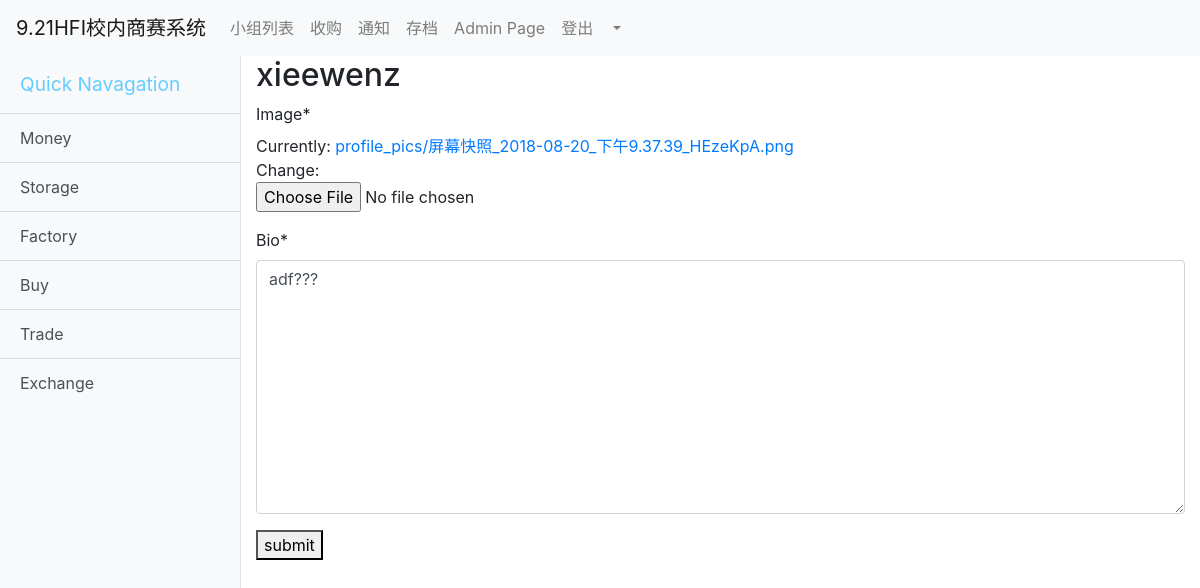
The page /t/ (signed in) on the database as committed earlier.
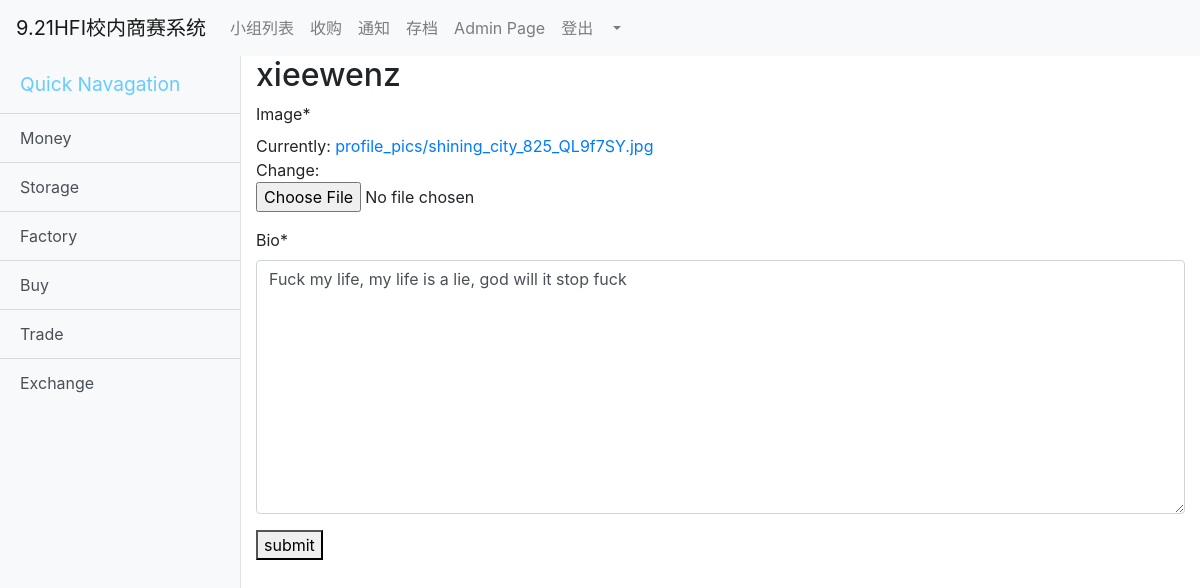
The same page on the database as committed later.
### Users/models.py (models this page shows, shortened)
class Profile(models.Model):
    user = models.OneToOneField(User, on_delete=models.CASCADE)
    image = models.ImageField(default = 'default.jpg', upload_to='profile_pics')
    bio = models.TextField(null=True,blank=False)

### Users/views.py (the view)
# urls.py: path('t/',views.newprofile,name='tprofile')
@login_required
def newprofile(request):
    if request.method == 'POST':
        form = ProfileForm(request.POST,request.FILES,instance=request.user.profile)
        if form.is_valid():
            print(request.FILES)
            form.save()
            return redirect('tprofile')
    else:
        form = ProfileForm(instance=request.user.profile)
    return render(request,'newprofile.html',{'form':form})

### Users/forms.py
class ProfileForm(forms.ModelForm):
    class Meta:
        model = Profile
        fields = ('image','bio')

### Users/templates/newprofile.html (shortened to what this page needs)
{% extends "base.html"%}
{% load crispy_forms_tags%}
{%block content%}
<h2>{{ user.username }}</h2>
<div class="content-section"  >
    <form method='POST' enctype="multipart/form-data">
        {{form | crispy}}
        <button type='submit'>submit</button>
    </form>
</div>
{%endblock content%}

### blog/templates/base.html (shortened to what this page needs)
{% load static %}
<!DOCTYPE html>
<html lang="en">
<head>
    <link rel="stylesheet" href="https://stackpath.bootstrapcdn.com/bootstrap/4.3.1/css/bootstrap.min.css">
</head>
<body>
    <nav class=" navbar  navbar-expand-lg navbar-expand-md navbar-expand-sm navbar-light bg-light">
    <a class="navbar-brand" href="{% url 'teamlist'%}" id = 'menu-toggle'>9.21HFI校内商赛系统</a>
    <div class="collapse navbar-collapse" id="navbarNavDropdown">
        <ul class="navbar-nav " id = 'blognav'>
        <li class="nav-item">
            <a class="nav-link"  id = 'navhome' href="{% url 'teamlist'%}">小组列表 <span class="sr-only">(current)</span></a>
        </li>
        <li class="nav-item">
            <a class="nav-link"  id = 'navbid' href="{% url 'bidding'%}">收购<span class="sr-only">(current)</span></a>
        </li>
        <li class="nav-item">
            <a class="nav-link"  id = 'navnotice' href="{% url 'blog_home'%}">通知<span class="sr-only">(current)</span></a>
        </li>
        <li class="nav-item">
            <a class="nav-link"  id = 'navpickle' href="{% url 'pickle'%}">存档<span class="sr-only">(current)</span></a>
        </li>
        <li class="nav-item">
            <a class="nav-link"   id = 'navadmin' href="/admin">Admin Page<span class="sr-only">(current)</span></a>
        </li>
        {% if  user.is_authenticated %}
        <li class="nav-item">
            <a class="nav-link" href="{% url 'logout'%}">登出</a>
        </li>
        {% else %}
        <li class="nav-item">
            <a class="nav-link" href="{% url 'login'%}">Login</a>
        </li>
        {% endif %}
        <li class="nav-item dropdown">
            <a class="nav-link dropdown-toggle" href="#" id="navbarDropdownMenuLink" role="button" data-toggle="dropdown" aria-haspopup="true" aria-expanded="false">
            </a>
        </li>
        </ul>
    </div>
    </nav>
    <div class="d-flex" id="wrapper">
    <div class="bg-light border-right " id="sidebar-wrapper">
    <div class='make-me-sticky'>
      <a href = "#" class="bg-light"><div class="sidebar-heading">Quick Navagation</div></a>
      <div class="list-group list-group-flush">
        <a href="#money" class="list-group-item list-group-item-action bg-light">Money</a>
        <a href="#storage" class="list-group-item list-group-item-action bg-light">Storage</a>
        <a href="#factory" class="list-group-item list-group-item-action bg-light">Factory</a>
        <a href="#buy" class="list-group-item list-group-item-action bg-light">Buy</a>
        <a href="#trade" class="list-group-item list-group-item-action bg-light">Trade</a>
        <a href="#exchange" class="list-group-item list-group-item-action bg-light">Exchange</a>
      </div>
    </div>
    </div>
    <div class="container">
        {% block content %}{% endblock %}
    </div>
    </div>
</body>
</html>

### blog/templates/base.html (style rules this page uses)
body { overflow-x: hidden; }
.make-me-sticky { position: -webkit-sticky; position: sticky; top: 0; padding: 0px; }
#sidebar-wrapper { min-height: 100vh; margin-left: -15rem; -webkit-transition: margin .25s ease-out; -moz-transition: margin .25s ease-out; -o-transition: margin .25s ease-out; transition: margin .25s ease-out; }
#sidebar-wrapper .sidebar-heading { padding: 0.875rem 1.25rem; font-size: 1.2rem; color: #66ccff; }
#sidebar-wrapper .list-group { width: 15rem; }
@media (min-width: 768px) { #sidebar-wrapper { margin-left: 0; } }

Rows that differ between the two databases and show on the page:
changed Profile: bio "adf???" → "Fuck my life, my life is a lie, god will it stop fuck"
Other text that changed with them:
text no longer shown: "Image * Currently: profile_pics/屏幕快照_2018-08-20_下午9.37.39_HEzeKpA.png Change: Bio *"
text now shown: "Image * Currently: profile_pics/shining_city_825_QL9f7SY.jpg Change: Bio *"
